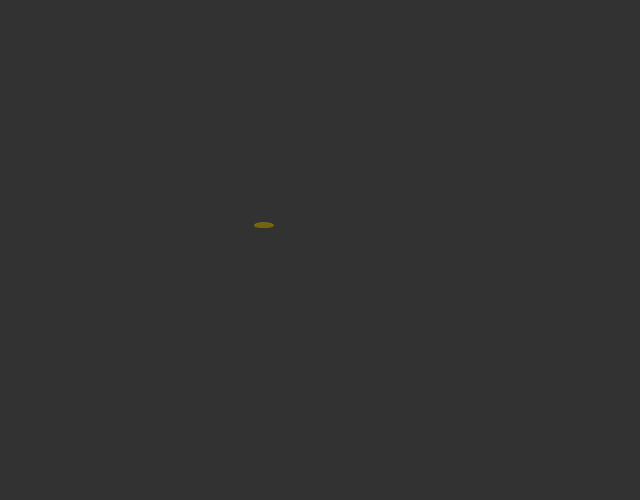
Frame 1 (no input)
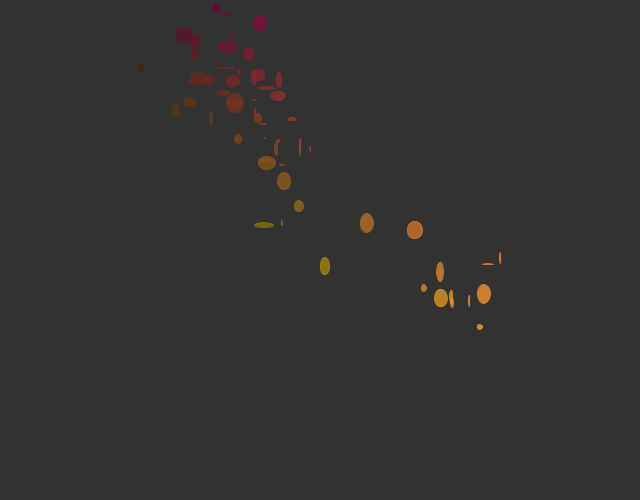
Frame 60 (the mouse pressed at the canvas centre just before this capture)
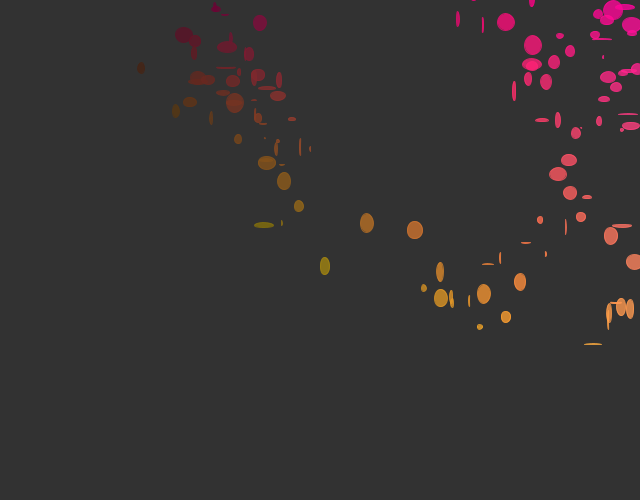
Frame 120 (the mouse held since frame 60 and released just before this capture)

The Processing sketch that drew these frames (run headless with seeded random() and noise(); from frame 60 on, the mouse is pressed at the canvas centre):

// Processing sketch: variaveis4
// ── variaveis4.pde
void setup() {
  size(640, 500);
  background(50);
  background(50);
}

int circleX = 250;
int circleY = 250;
boolean isGoingRight = true;
boolean isGoingDown = true;

void draw() {
  if (circleX + 10 >= width) {
    circleX -= random(50);
  } else if(circleX - 10 <= 0) {
    circleX += random(50);
  } else {
    circleX += random(-50,50);
  }
  
  if (circleY + 10 >= height) {
    circleY -= random(50);
  } else if(circleY - 10 <= 0) {
    circleY += random(50);
  } else {
    circleY += random(-50,50);
  }


  int red = circleX/2;
  int green = circleY/2;
  int blue = circleX/4 - circleY/4;  
  fill(red, green, blue, 200);
  stroke(red, green, blue, 200);
  
  ellipse(circleX, circleY, random(20), random(20));
}
